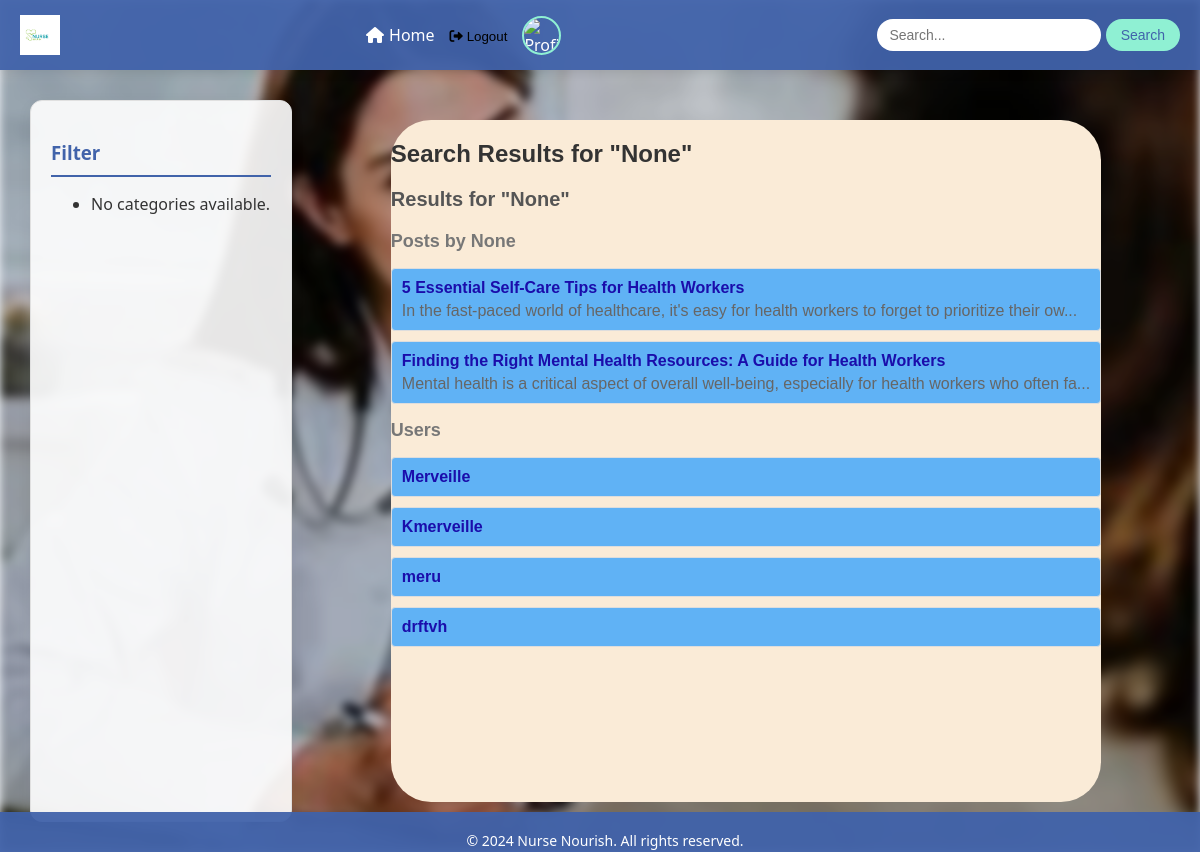
The page /search/results/ (signed in) on the database its author committed.
### nurse/models.py (models this page shows, shortened)
class Post(models.Model):
    user = models.ForeignKey(User, on_delete=models.CASCADE)
    title = models.CharField(max_length=100)
    content = models.TextField()
    category = models.ForeignKey(Category, on_delete=models.CASCADE)
    date_posted = models.DateTimeField(auto_now=True)
    image = models.ImageField(upload_to='static/', blank=True, null=True)
    likes = models.ManyToManyField(User, related_name='liked_posts', blank=True)

class User(AbstractUser):
    email = models.EmailField(unique=True)
    first_name = models.CharField(max_length=30)
    last_name = models.CharField(max_length=30)
    picture = models.ImageField(upload_to='user_picture/', default='static/default-profile.png', null=True, blank=True)

### nurse/views.py (the view, shortened to what this page needs)
# urls.py: path('search/results/', views.search_view, name='search'),
def search_view(request):
    query = request.GET.get('q')  # Get the search query
    posts = Post.objects.all()  # Default to all posts
    users = User.objects.all()
    return render(request, 'search_results.html', {'posts': posts, 'users': users, 'query': query})

### nurse/templates/search_results.html (shortened to what this page needs)
{% extends "base.html" %}
{% block content %}
<div class="search-results-container">
    <h2>Search Results for "{{ query }}"</h2>
    {% if posts and users %}
        <h3>Results for "{{ query }}" </h3>
    {% elif posts %}
        <h3>Results for "{{ query }}" in Posts</h3>
    {% elif users %}
        <h3>Results for "{{ query }}" in Users</h3>
    {% else %}
        <h3>No results found for "{{ query }}"</h3>
    {% endif %}
    {% if posts %}
        <h4>Posts by {{ query }}</h4>
        <ul>
            {% for post in posts %}
                <li>
                    <a href="{% url 'nurse:post_detail' post.id %}">{{ post.title }}</a>
                    <p>{{ post.content|slice:":100" }}...</p>
                </li>
            {% endfor %}
        </ul>
    {% else %}
        <p class="no-results">No posts found.</p>
    {% endif %}
    {% if users %}
        <h4>Users</h4>
        <ul>
            {% for user in users %}
                <li>
                    <a href="{% url 'nurse:profile' user.id %}">{{ user.username }}</a>
                </li>
            {% endfor %}
        </ul>
    {% else %}
        <p class="no-results">No profiles found.</p>
    {% endif %}
</div>
{% endblock %}

### static/main.css (style rules this page uses)
body { font-family: 'Segoe UI', Tahoma, Geneva, Verdana, sans-serif; margin: 0; padding: 0; background-color: #f0f4f8; display: flex; flex-direction: column; min-height: 100vh; color: #333; }

### nurse/templates/search_results.html (style rules this page uses)
body { background-color: #777; }
.search-results-container { margin: 20px auto; max-width: 800px; font-family: Arial, sans-serif; background-color: antiquewhite; border-radius: 5vh; }
.search-results-container h2 { font-size: 24px; margin-bottom: 20px; color: #333; }
.search-results-container h3 { font-size: 20px; margin: 20px 0; color: #555; }
.search-results-container h4 { font-size: 18px; margin: 10px 0; color: #777; }
.search-results-container ul { list-style-type: none; padding: 0; }
.search-results-container li { margin: 10px 0; padding: 10px; background-color: #60b2f5; border: 1px solid #ddd; border-radius: 4px; }
.search-results-container a { text-decoration: none; color: #1a0dab; font-weight: bold; }
.search-results-container p { margin: 5px 0 0; color: #666; }

### nurse/templates/main.html (style rules this page uses)
body { font-family: 'Segoe UI', Tahoma, Geneva, Verdana, sans-serif; margin: 0; padding: 0; background-color: #f0f4f8; display: flex; flex-direction: column; min-height: 100vh; color: #333; }

### rows shown on the page
Post: title "5 Essential Self-Care Tips for Health Workers", content "In the fast-paced world of healthcare, it's easy for health workers to forget to prioritize their ow"
Post: title "Finding the Right Mental Health Resources: A Guide for Health Workers", content "Mental health is a critical aspect of overall well-being, especially for health workers who often fa"
User: username "Merveille"
User: username "Kmerveille"
User: username "meru"
User: username "drftvh"

### other values the page prints
{{ query }} "None"
